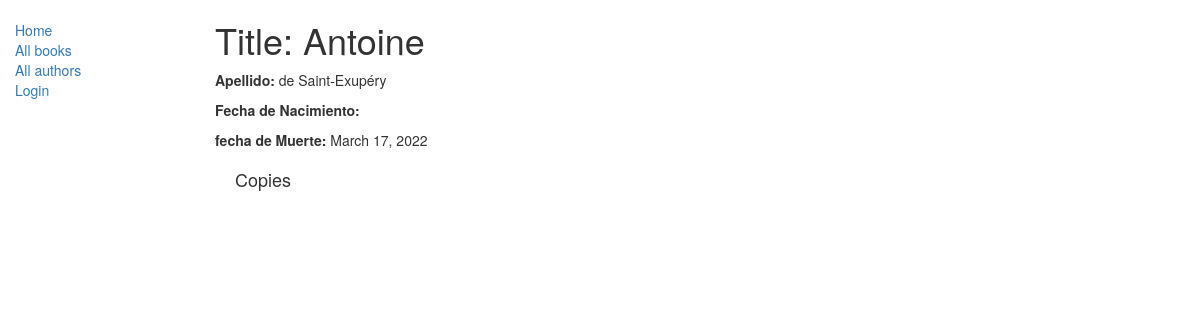
The app's page /catalog/author/1 with its own data.
### catalog/models.py (models this page shows, shortened)
class Author(models.Model):
    first_name = models.CharField(max_length=100)
    last_name = models.CharField(max_length=100)
    date_of_birth = models.DateField(null=True, blank=True)
    date_of_death = models.DateField('Died', null=True, blank=True)

### catalog/views.py (the view)
# urls.py: re_path(r'^author/(?P<pk>\d+)$', views.AuthorDetailView.as_view(), name='author-detail'),
class AuthorDetailView(generic.DetailView):
    model = Author

### catalog/templates/catalog/author_detail.html (shortened to what this page needs)
{% extends "base_generic.html" %}
{% block content %}
  <h1>Title: {{ author.first_name }}</h1>
  <p><strong>Apellido:</strong> {{ author.last_name }}</p>
  <p><strong>Fecha de Nacimiento:</strong> {{ author.date_of_birthday }}</p>
  <p><strong>fecha de Muerte:</strong> {{ author.date_of_death }}</p>
  <div style="margin-left:20px;margin-top:20px">
    <h4>Copies</h4>
  </div>
{% endblock %}

### records on screen
Author: first_name "Antoine", last_name "de Saint-Exupéry", date_of_death "March 17, 2022"
